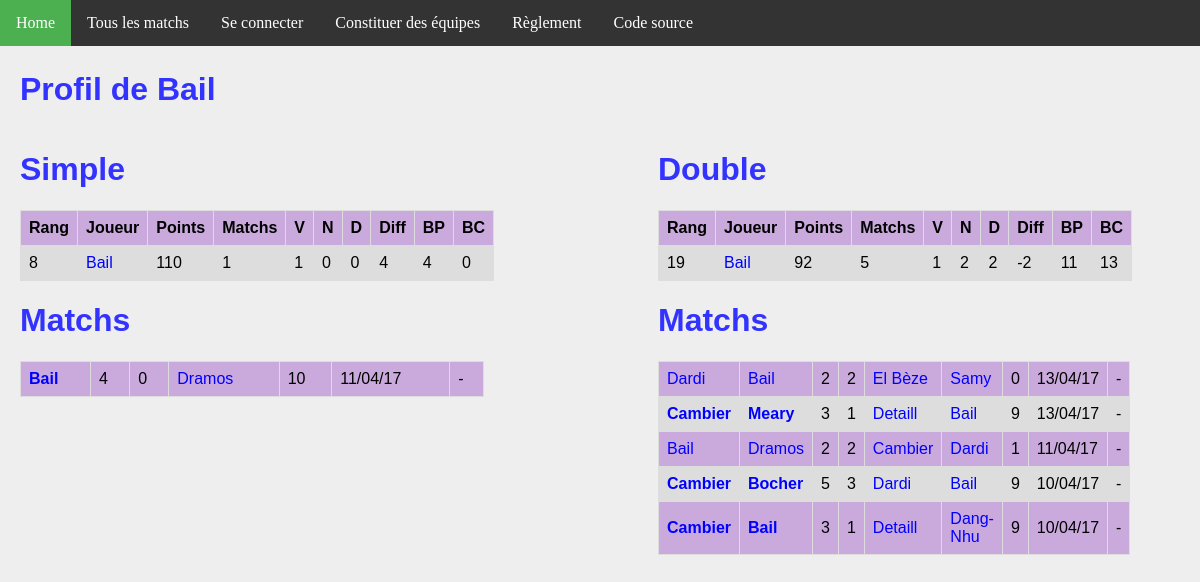
Before: /joueur/8/ with the older database file.
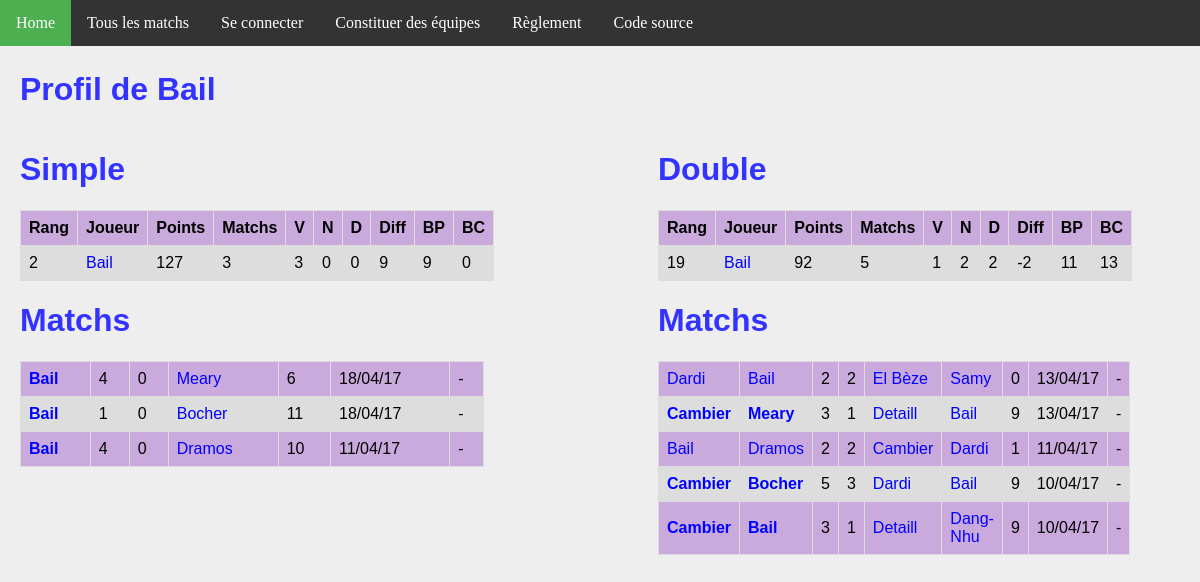
After: the same page with the newer database file.
### ranking/models.py (models this page shows, shortened)
class Joueur(models.Model):
    user = models.OneToOneField(User, on_delete=models.CASCADE)
    pseudo = models.CharField(max_length = 50, default="Pax lambda")
    simple_score = models.IntegerField(default=100)
    simple_rang = models.IntegerField(default=0)
    simple_victoires = models.IntegerField(default=0)
    simple_nuls = models.IntegerField(default=0)
    simple_defaites = models.IntegerField(default=0)
    simple_buts_pour = models.IntegerField(default=0)
    simple_buts_contre = models.IntegerField(default=0)
    double_score = models.IntegerField(default=100)
    double_rang = models.IntegerField(default=0)
    double_victoires = models.IntegerField(default=0)
    double_nuls = models.IntegerField(default=0)
    double_defaites = models.IntegerField(default=0)
    double_buts_pour = models.IntegerField(default=0)
    double_buts_contre = models.IntegerField(default=0)
    @property
    def simple_matchs(self):
        return self.simple_nuls + self.simple_victoires + self.simple_defaites
    @property
    def double_matchs(self):
        return self.double_nuls + self.double_victoires + self.double_defaites
    @property
    def simple_diff(self):
        return self.simple_buts_pour - self.simple_buts_contre
    @property
    def double_diff(self):
        return self.double_buts_pour - self.double_buts_contre

class MatchSimple(models.Model):
    domicile = models.ForeignKey('Joueur', related_name = 'dom')
    exterieur = models.ForeignKey('Joueur', related_name = 'exte')
    date = models.DateTimeField(auto_now_add=True)
    buts_domicile = models.IntegerField(default=0)
    buts_exterieur = models.IntegerField(default=0)
    points = models.IntegerField(default=0)
    @property
    def winner(self):
        if self.buts_domicile > self.buts_exterieur:
            return 1.
        elif self.buts_domicile < self.buts_exterieur:
            return 0.
        else:
            return 0.5

class MatchDouble(models.Model):
    domicile_1 = models.ForeignKey('Joueur', related_name = 'dom1')
    domicile_2 = models.ForeignKey('Joueur', related_name = 'dom2')
    exterieur_1 = models.ForeignKey('Joueur', related_name = 'exte1')
    exterieur_2 = models.ForeignKey('Joueur', related_name = 'exte2')
    date = models.DateTimeField(auto_now_add=True)
    buts_domicile = models.IntegerField(default=0)
    buts_exterieur = models.IntegerField(default=0)
    points = models.IntegerField(default=0)
    @property
    def winner(self):
        if self.buts_domicile > self.buts_exterieur:
            return 1.
        elif self.buts_domicile < self.buts_exterieur:
            return 0.
        else:
            return 0.5

### ranking/views.py (the view)
# urls.py: url(r'^joueur/(?P<joueur_id>[0-9]+)/$', views.detail_joueur, name='joueur'),
def detail_joueur(request, joueur_id):
    simples_1 = MatchSimple.objects.filter(domicile__id = joueur_id)
    simples_2 = MatchSimple.objects.filter(exterieur__id = joueur_id)
    simples = simples_1 | simples_2
    doubles_1 = MatchDouble.objects.filter(domicile_1__id = joueur_id)
    doubles_2 = MatchDouble.objects.filter(domicile_2__id = joueur_id)
    doubles_3 = MatchDouble.objects.filter(exterieur_1__id = joueur_id)
    doubles_4 = MatchDouble.objects.filter(exterieur_2__id = joueur_id)
    doubles = doubles_1 | doubles_2 | doubles_3 | doubles_4
    context = {
        'joueur': get_object_or_404(Joueur, pk=joueur_id),
        'simple_matchs': simples.order_by('-date').all(),
        'double_matchs': doubles.order_by('-date').all(),
    }
    return render(request, 'joueur.html', context)

### ranking/templates/joueur.html
{% extends 'base.html' %}
{% block body %}
    <h1>Profil de {{ joueur.pseudo }}</h1>
<div id="column1" style="float:left; margin:0; width:40%;">
    <h1>Simple</h1>
    <table>
        <tr>
            <th>Rang</th>
            <th>Joueur</th>
            <th>Points</th>
            <th>Matchs</th>
            <th>V</th>
            <th>N</th>
            <th>D</th>
            <th>Diff</th>
            <th>BP</th>
            <th>BC</th>
        </tr>
        <tr>
            <td>{{ joueur.simple_rang }}</td>
            <td><a class='joueur' href="{% url 'joueur' joueur.id %}">{{joueur.pseudo}}</a></td>
            <td>{{joueur.simple_score}}</td>
            <td>{{joueur.simple_matchs}}</td>
            <td>{{joueur.simple_victoires}}</td>
            <td>{{joueur.simple_nuls}}</td>
            <td>{{joueur.simple_defaites}}</td>
            <td>{{joueur.simple_diff}}</td>
            <td>{{joueur.simple_buts_pour}}</td>
            <td>{{joueur.simple_buts_contre}}</td>
        </tr>
    </table>
    <h1>Matchs</h1>
    <table>
        {% for m in simple_matchs %}
        <tr>
            <td {% if m.winner == 1 %} style='font-weight:bold'{% endif %} >
                <a class="joueur" href="{% url 'joueur' m.domicile.id %}">{{m.domicile.pseudo}}</a>
            </td>
            <td>{{m.buts_domicile}}</td>
            <td>{{m.buts_exterieur}}</td>
            <td {% if m.winner == 0 %} style='font-weight:bold'{% endif %} >
                <a class='joueur' href="{% url 'joueur' m.exterieur.id %}">{{m.exterieur.pseudo}}</a>
            </td>
            <td>{{m.points}}</td>
            <td>{{m.date | date:'d/m/y'}}</td>
            <td>
            {% if m.domicile == request.user.joueur %}
                <a class="joueur" href="{% url 'annuler' m.id %}">Annuler</a>
            {% else %}
                -
            {% endif %}
            </td>
        </tr>
        {% endfor %}
    </table>
</div>
<div id="column2" style="float:left; margin-left:15%;width:40%;">
<h1>Double</h1>
<table>
    <tr>
        <th>Rang</th>
        <th>Joueur</th>
        <th>Points</th>
        <th>Matchs</th>
        <th>V</th>
        <th>N</th>
        <th>D</th>
        <th>Diff</th>
        <th>BP</th>
        <th>BC</th>
    </tr>
    <tr>
        <td>{{ joueur.double_rang }}</td>
        <td><a class='joueur' href="{% url 'joueur' joueur.id %}">{{joueur.pseudo}}</a></td>
        <td>{{joueur.double_score}}</td>
        <td>{{joueur.double_matchs}}</td>
        <td>{{joueur.double_victoires}}</td>
        <td>{{joueur.double_nuls}}</td>
        <td>{{joueur.double_defaites}}</td>
        <td>{{joueur.double_diff}}</td>
        <td>{{joueur.double_buts_pour}}</td>
        <td>{{joueur.double_buts_contre}}</td>
    </tr>
</table>
<h1>Matchs</h1>
<table>
    {% for m in double_matchs %}
    <tr>
        <td {% if m.winner == 1 %} style='font-weight:bold'{% endif %} >
            <a class="joueur" href="{% url 'joueur' m.domicile_1.id %}">{{m.domicile_1.pseudo}}</a>
        </td>
        <td {% if m.winner == 1 %} style='font-weight:bold'{% endif %} >
            <a class="joueur" href="{% url 'joueur' m.domicile_2.id %}">{{m.domicile_2.pseudo}}</a>
        </td>
        <td>{{m.buts_domicile}}</td>
        <td>{{m.buts_exterieur}}</td>
        <td {% if m.winner == 0 %} style='font-weight:bold'{% endif %} >
            <a class='joueur' href="{% url 'joueur' m.exterieur_1.id %}">{{m.exterieur_1.pseudo}}</a>
        </td>
        <td {% if m.winner == 0 %} style='font-weight:bold'{% endif %} >
            <a class='joueur' href="{% url 'joueur' m.exterieur_2.id %}">{{m.exterieur_2.pseudo}}</a>
        </td>
        <td>{{m.points}}</td>
        <td>{{m.date | date:'d/m/y'}}</td>
        <td>
        {% if m.domicile_1 == request.user.joueur %}
            <a class="joueur" href="{% url 'annuler_double' m.id %}">Annuler</a>
        {% else %}
            -
        {% endif %}
        </td>
    </tr>
    {% endfor %}
</table>
</div>
{% endblock %}

Changed rows visible on the page:
changed Joueur "Bail": simple_rang "8" → "2"; simple_score "110" → "127"; simple_matchs "1" → "3"; simple_victoires "1" → "3"; simple_diff "4" → "9"; simple_buts_pour "4" → "9"
added MatchSimple: domicile.pseudo "Bail", buts_domicile "4", buts_exterieur "0", exterieur.pseudo "Meary", points "6", date "18/04/17"
added MatchSimple: domicile.pseudo "Bail", buts_domicile "1", buts_exterieur "0", exterieur.pseudo "Bocher", points "11", date "18/04/17"
